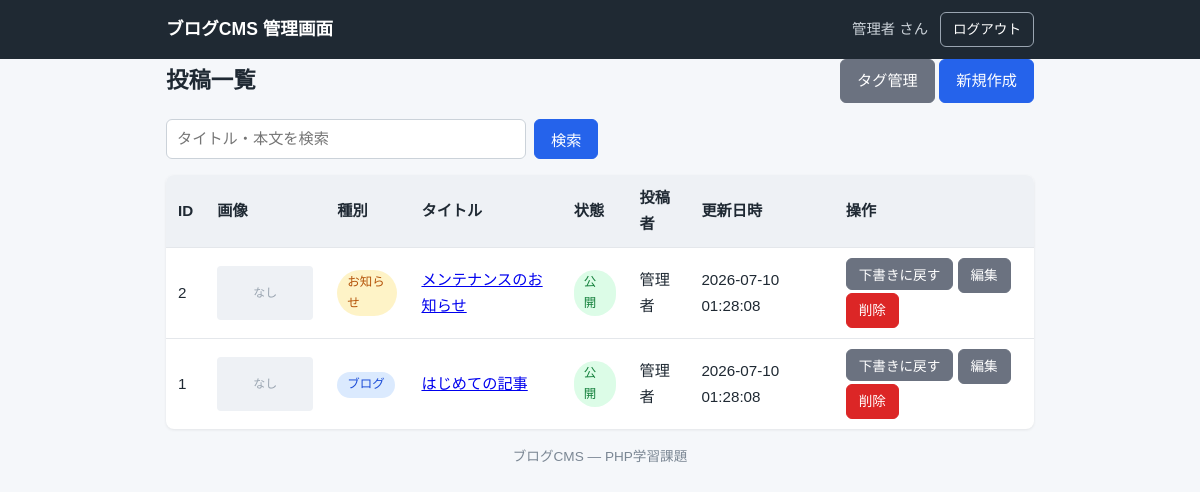
/index.php (signed in), run on the app's committed database.
### tables this page shows
CREATE TABLE IF NOT EXISTS posts (
  id INT UNSIGNED AUTO_INCREMENT PRIMARY KEY,
  type VARCHAR(20) NOT NULL DEFAULT 'blog',
  title VARCHAR(255) NOT NULL,
  body LONGTEXT NOT NULL,
  hero_image VARCHAR(255) NULL,
  status VARCHAR(20) NOT NULL DEFAULT 'draft',
  user_id INT UNSIGNED NOT NULL,
  published_at DATETIME NULL,
  created_at DATETIME NOT NULL DEFAULT CURRENT_TIMESTAMP,
  updated_at DATETIME NOT NULL DEFAULT CURRENT_TIMESTAMP ON UPDATE CURRENT_TIMESTAMP,
  CONSTRAINT fk_posts_user FOREIGN KEY (user_id) REFERENCES users(id)
);

CREATE TABLE IF NOT EXISTS users (
  id INT UNSIGNED AUTO_INCREMENT PRIMARY KEY,
  name VARCHAR(100) NOT NULL,
  email VARCHAR(255) NOT NULL UNIQUE,
  password VARCHAR(255) NOT NULL,
  created_at DATETIME NOT NULL DEFAULT CURRENT_TIMESTAMP
);

### src/auth.php (called while the page is built, shortened)
<?php
require_once __DIR__ . '/db.php';
require_once __DIR__ . '/helpers.php';
function is_logged_in(): bool
{
    return isset($_SESSION['user_id']);
}
function current_user_name(): string
{
    return $_SESSION['user_name'] ?? '';
}

### src/helpers.php (called while the page is built, shortened)
<?php
function e(?string $value): string
{
    return htmlspecialchars($value ?? '', ENT_QUOTES, 'UTF-8');
}

### src/db.php (called while the page is built)
<?php
function db(): PDO
{
    static $pdo = null;
    if ($pdo === null) {
        $config = require __DIR__ . '/../config.php';
        $db = $config['db'];
        $dsn = sprintf(
            'mysql:host=%s;port=%d;dbname=%s;charset=%s',
            $db['host'],
            $db['port'],
            $db['dbname'],
            $db['charset']
        );
        $pdo = new PDO($dsn, $db['user'], $db['password'], [
            PDO::ATTR_ERRMODE            => PDO::ERRMODE_EXCEPTION,
            PDO::ATTR_DEFAULT_FETCH_MODE => PDO::FETCH_ASSOC,
            PDO::ATTR_EMULATE_PREPARES   => false,
        ]);
    }
    return $pdo;
}

### src/Post.php (called while the page is built, shortened)
<?php
require_once __DIR__ . '/db.php';
class Post
{
    public static function paginate(string $search, int $page): array
    {
        $perPage = self::PER_PAGE;
        $where = '';
        $params = [];
        $countStmt = db()->prepare("SELECT COUNT(*) FROM posts p {$where}");
        $countStmt->execute($params);
        $total = (int) $countStmt->fetchColumn();
        $totalPages = max(1, (int) ceil($total / $perPage));
        $page = max(1, min($page, $totalPages));
        $offset = ($page - 1) * $perPage;
        $stmt = db()->prepare(
            "SELECT p.*, u.name AS user_name
             FROM posts p
             JOIN users u ON u.id = p.user_id
             {$where}
             ORDER BY p.created_at DESC, p.id DESC
             LIMIT :limit OFFSET :offset"
        );
        $stmt->bindValue(':limit', $perPage, PDO::PARAM_INT);
        $stmt->bindValue(':offset', $offset, PDO::PARAM_INT);
        $stmt->execute();
        return [
            'posts'      => $stmt->fetchAll(),
            'total'      => $total,
            'totalPages' => $totalPages,
            'page'       => $page,
        ];
    }
}

### public/index.php (the view, shortened to what this page needs)
<?php
require_once __DIR__ . '/../src/auth.php';
require_once __DIR__ . '/../src/Post.php';
$search = trim($_GET['q'] ?? '');
$page   = max(1, (int) ($_GET['page'] ?? 1));
$result = Post::paginate($search, $page);
$posts      = $result['posts'];
require __DIR__ . '/../views/header.php';
?>
<div class="page-head">
  <h1>投稿一覧</h1>
  <div>
    <a class="btn btn-secondary" href="tags.php">タグ管理</a>
    <a class="btn" href="create.php">新規作成</a>
  </div>
</div>
<form method="get" class="search-form">
  <input type="text" name="q" value="<?= e($search) ?>" placeholder="タイトル・本文を検索">
  <button type="submit" class="btn">検索</button>
</form>
<?php if (count($posts) === 0): ?>
  <p><?= $search !== '' ? '該当する投稿はありません。' : '投稿はまだありません。' ?></p>
<?php else: ?>
  <table class="post-table">
    <thead>
      <tr>
        <th>ID</th>
        <th>画像</th>
        <th>種別</th>
        <th>タイトル</th>
        <th>状態</th>
        <th>投稿者</th>
        <th>更新日時</th>
        <th>操作</th>
      </tr>
    </thead>
    <tbody>
      <?php foreach ($posts as $post): ?>
        <tr>
          <td><?= e((string) $post['id']) ?></td>
          <td>
            <?php if ($post['hero_image'] !== null): ?>
              <img class="post-thumb" src="<?= e($post['hero_image']) ?>" alt="">
            <?php else: ?>
              <span class="post-thumb post-thumb-empty">なし</span>
            <?php endif; ?>
          </td>
          <td>
            <span class="badge badge-<?= e($post['type']) ?>">
              <?= $post['type'] === 'notice' ? 'お知らせ' : 'ブログ' ?>
            </span>
          </td>
          <td>
            <a href="show.php?id=<?= e((string) $post['id']) ?>"><?= $post['title'] !== '' ? e($post['title']) : '（無題）' ?></a>
          </td>
          <td>
            <span class="badge badge-<?= e($post['status']) ?>">
              <?= $post['status'] === 'published' ? '公開' : '下書き' ?>
            </span>
          </td>
          <td><?= e($post['user_name']) ?></td>
          <td><?= e($post['updated_at']) ?></td>
          <td>
            <?php $isPublished = $post['status'] === 'published'; ?>
            <form method="post" action="toggle_status.php" class="inline-form"
                  onsubmit="return confirm('<?= $isPublished ? 'この投稿を下書きに戻しますか？' : 'この投稿を公開しますか？' ?>');">
              <button type="submit" class="btn btn-small <?= $isPublished ? 'btn-secondary' : '' ?>">
                <?= $isPublished ? '下書きに戻す' : '公開する' ?>
              </button>
            </form>
            <a class="btn btn-small btn-secondary" href="edit.php?id=<?= e((string) $post['id']) ?>">編集</a>
            <a class="btn btn-small btn-danger" href="delete.php?id=<?= e((string) $post['id']) ?>">削除</a>
          </td>
        </tr>
      <?php endforeach; ?>
    </tbody>
  </table>
<?php endif; ?>
<?php require __DIR__ . '/../views/footer.php'; ?>

### views/header.php (shortened to what this page needs)
<!DOCTYPE html>
<html lang="ja">
<head>
  <link rel="stylesheet" href="css/style.css?v=<?= filemtime(__DIR__ . '/../public/css/style.css') ?>">
</head>
<body>
<header class="site-header">
  <div class="container header-inner">
    <a class="brand" href="index.php">ブログCMS 管理画面</a>
    <?php if (is_logged_in()): ?>
      <nav class="header-nav">
        <span class="user-name"><?= e(current_user_name()) ?> さん</span>
        <a class="btn btn-small btn-outline" href="logout.php">ログアウト</a>
      </nav>
    <?php endif; ?>
  </div>
</header>
<main class="container">

### views/footer.php
</main>
<footer class="site-footer">
  <div class="container">ブログCMS — PHP学習課題</div>
</footer>
</body>
</html>

### public/css/style.css (style rules this page uses)
* { box-sizing: border-box; }
body { margin: 0; font-family: "Hiragino Kaku Gothic ProN", "Yu Gothic", sans-serif; color: #1f2933; background: #f5f7fa; line-height: 1.7; }
.container { max-width: 900px; margin: 0 auto; padding: 0 16px; }
.site-header { background: #1f2933; color: #fff; }
.header-inner { display: flex; align-items: center; justify-content: space-between; padding-top: 12px; padding-bottom: 12px; }
.brand { color: #fff; font-weight: bold; text-decoration: none; font-size: 1.1rem; }
.header-nav { display: flex; align-items: center; gap: 12px; }
.user-name { font-size: 0.9rem; color: #cbd2d9; }
main { padding: 24px 16px 48px; }
.btn { display: inline-block; padding: 8px 16px; border: 1px solid #2563eb; border-radius: 6px; background: #2563eb; color: #fff; text-decoration: none; font-size: 0.95rem; cursor: pointer; }
.btn-small { padding: 5px 12px; font-size: 0.85rem; }
.btn-outline { background: transparent; color: #fff; border-color: #9aa5b1; }
.btn-danger { background: #dc2626; border-color: #dc2626; }
.btn-secondary { background: #6b7280; border-color: #6b7280; }
.post-table { width: 100%; border-collapse: collapse; background: #fff; border-radius: 8px; overflow: hidden; box-shadow: 0 1px 3px rgba(0, 0, 0, 0.08); }
.post-table th, .post-table td { padding: 10px 12px; border-bottom: 1px solid #e4e7eb; text-align: left; font-size: 0.95rem; }
.post-table th { background: #eef1f5; }
.post-table tr:last-child td { border-bottom: none; }
.badge { display: inline-block; padding: 2px 10px; border-radius: 999px; font-size: 0.78rem; }
.badge-blog { background: #dbeafe; color: #1d4ed8; }
.badge-notice { background: #fef3c7; color: #b45309; }
.badge-published { background: #dcfce7; color: #15803d; }
.site-footer { padding: 16px 0; color: #7b8794; font-size: 0.85rem; text-align: center; }
.page-head { display: flex; align-items: center; justify-content: space-between; margin-bottom: 16px; }
.page-head h1 { font-size: 1.4rem; margin: 0; }
.search-form { display: flex; gap: 8px; margin-bottom: 16px; }
.search-form input[type="text"] { flex: 1; max-width: 360px; padding: 8px 10px; border: 1px solid #cbd2d9; border-radius: 6px; font-size: 0.95rem; }
.post-thumb { display: inline-block; width: 96px; aspect-ratio: 16 / 9; height: auto; object-fit: cover; border-radius: 4px; vertical-align: middle; }
.post-thumb-empty { background: #eef1f5; color: #9aa5b1; font-size: 0.75rem; line-height: 54px; text-align: center; }
.inline-form { display: inline-block; }

### data on the page
posts: id "2", shows "なし", type "お知らせ", title "メンテナンスのお知らせ", status "公開", user.name "管理者", updated_at "2026-07-10 01:28:08"
posts: id "1", shows "なし", type "ブログ", title "はじめての記事", status "公開", user.name "管理者", updated_at "2026-07-10 01:28:08"

### other printed values
current_user_name() "管理者"
